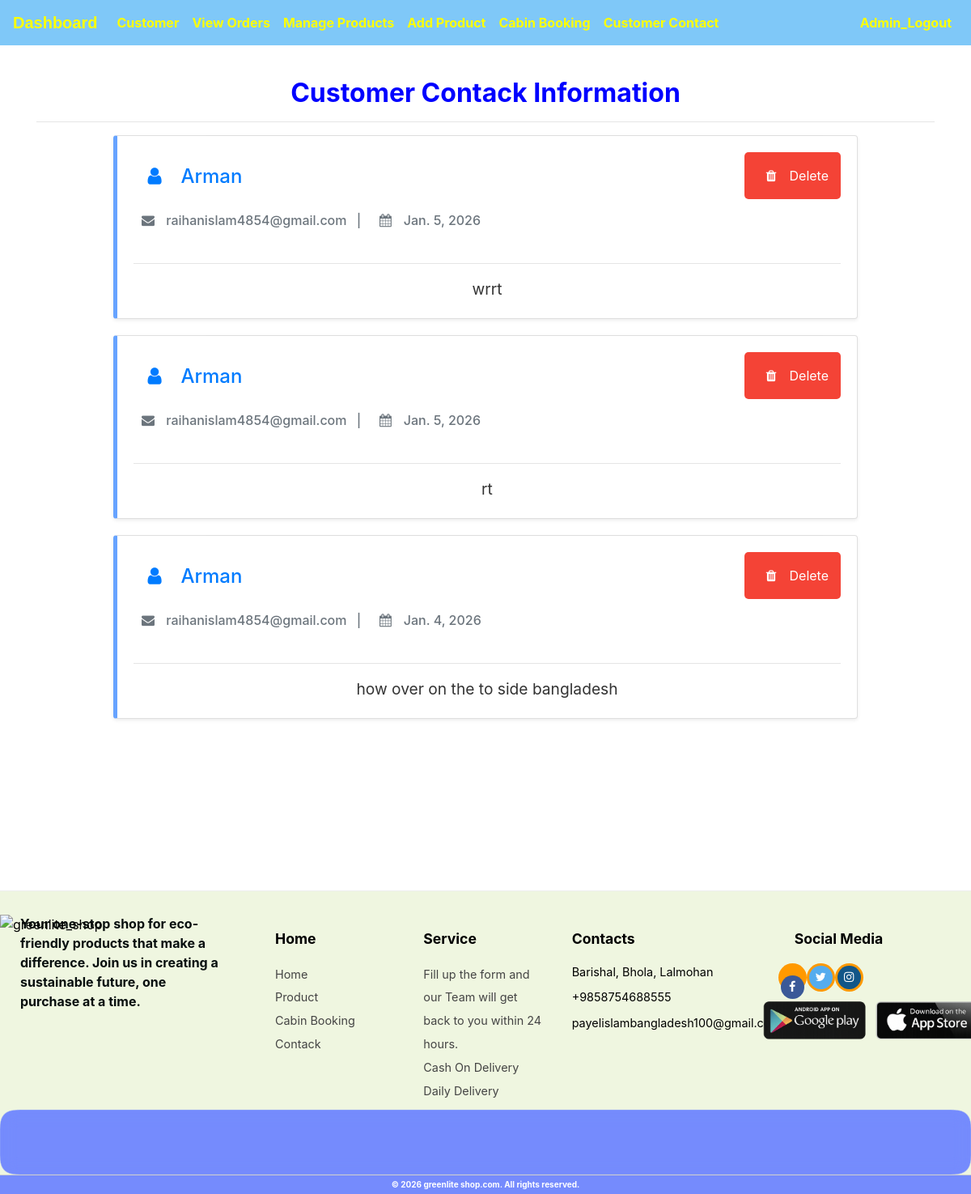
The app's page /view-feedback (signed in), older data.
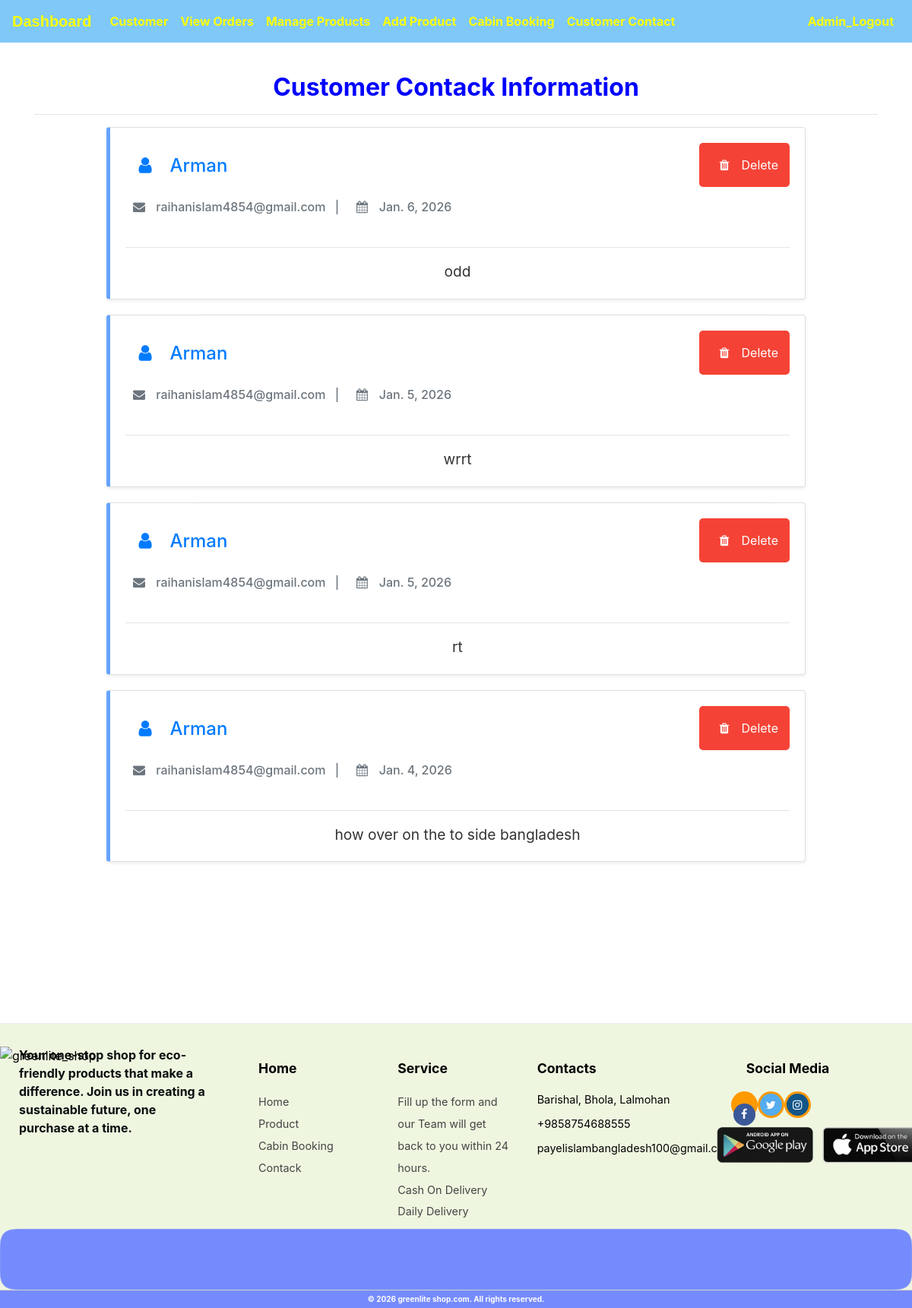
The same page, newer data.
### ecom/models.py (models this page shows, shortened)
class Feedback(models.Model):
    name = models.CharField(max_length=40)
    email = models.EmailField(max_length=50, null=True, blank=True)
    feedback = models.CharField(max_length=500) # This stores the 'Message'
    date = models.DateField(auto_now_add=True, null=True)

### ecom/views.py (the view)
# urls.py: path('view-feedback', views.view_feedback_view,name='view-feedback'),
@login_required(login_url='adminlogin')
def view_feedback_view(request):
    feedbacks=models.Feedback.objects.all().order_by('-id')
    return render(request,'ecom/view_feedback.html',{'feedbacks':feedbacks})

### templates/ecom/view_feedback.html (shortened to what this page needs)
{% extends 'ecom/admin_base.html' %}
{% load static %}
{% block content %}
<head>
</head>
<br><br><br><br>
<div class="container">
    <h2 style="text-align:center; color:blue; font-weight: bold;">Customer Contack Information</h2>
    <hr>
    <div class="row justify-content-center">
        <div class="col-md-10">
            {% for f in feedbacks %}
            <div class="card feedback-card shadow-sm">
                <div class="card-body">
                    <div class="d-flex justify-content-between align-items-start">
                        <div>
                            <h4 class="card-title text-primary" style="margin-bottom: 5px;">
                                <i class="fa fa-user"></i> {{ f.name }}
                            </h4>
                            <h6 class="text-muted mb-3">
                                <i class="fa fa-envelope"></i> {{ f.email|default:"No Email Provided" }}
                                <span class="mx-2">|</span>
                                <i class="fa fa-calendar"></i> {{ f.date }}
                            </h6>
                        </div>
                        <a href="{% url 'delete-feedback' f.id %}" class="delete-btn">
                            <i class="fa fa-trash"></i> Delete
                        </a>
                    </div>
                    <hr>
                    <p class="card-text" style="font-size: 1.2rem; line-height: 1.6; color: #333;">
                        {{ f.feedback }}
                    </p>
                </div>
            </div>
            {% empty %}
            <div class="text-center mt-5">
                <i class="fa fa-comment-slash fa-4x text-muted"></i>
                <h3 class="text-muted mt-3">No Feedback or Messages yet.</h3>
            </div>
            {% endfor %}
        </div>
    </div>
</div>
<br><br><br>
{% endblock content %}

Row changes from the older to the newer data that the page shows:
added Feedback: name "Arman", email "raihanislam4854@gmail.com", date "Jan. 6, 2026", feedback "odd"
